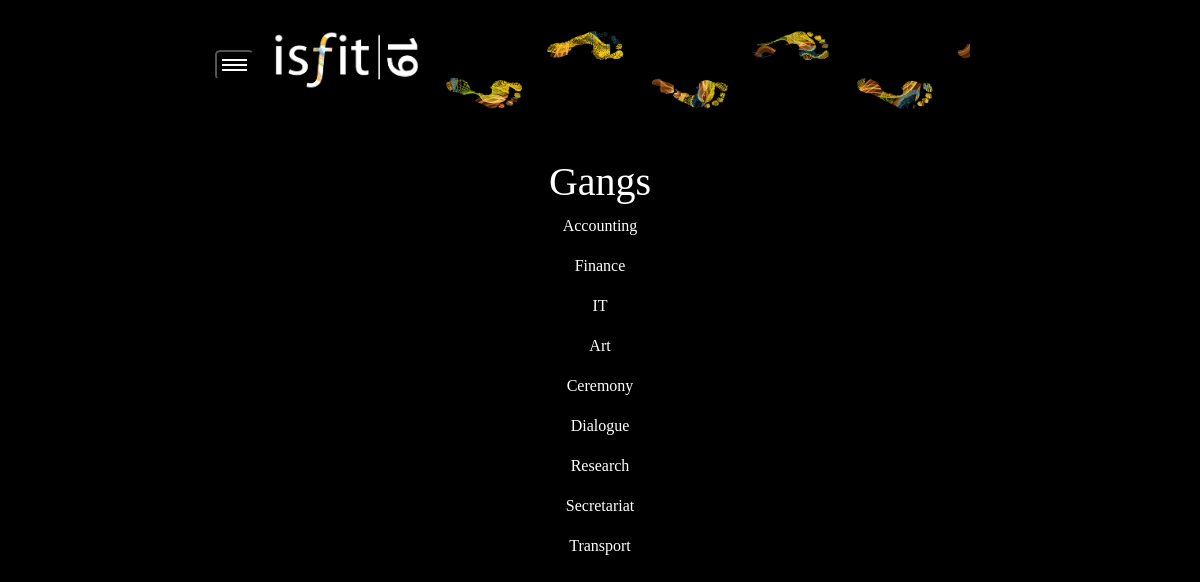
The app's page /applications/ with its own data.
### job/models.py (models this page shows, shortened)
class Gang(models.Model):
    name = models.CharField(max_length=50)
    section = models.ForeignKey(Section, on_delete=models.CASCADE)

### job/views.py (the view)
# urls.py: path('applications/', views.applications, name='applications'),
def applications(request):
    return render(request, 'job/applications.html', {
        'gangs':Gang.objects.all(),
    })

### job/templates/job/applications.html
{% extends 'job/base.html' %}
{% block body %}
    <h1>Gangs</h1>
    {% for gang in gangs %}
        <p>{{ gang.name }}</p>
    {% endfor %}
{% endblock %}

### job/static/job/style.css (style rules this page uses)
body { font-family: MyriadPro !important; background-color: black; -webkit-background-size: cover; -moz-background-size: cover; -o-background-size: cover; background-size: cover; color: white; }

### records on screen
Gang: name "Accounting"
Gang: name "Finance"
Gang: name "IT"
Gang: name "Art"
Gang: name "Ceremony"
Gang: name "Dialogue"
Gang: name "Research"
Gang: name "Secretariat"
Gang: name "Transport"
